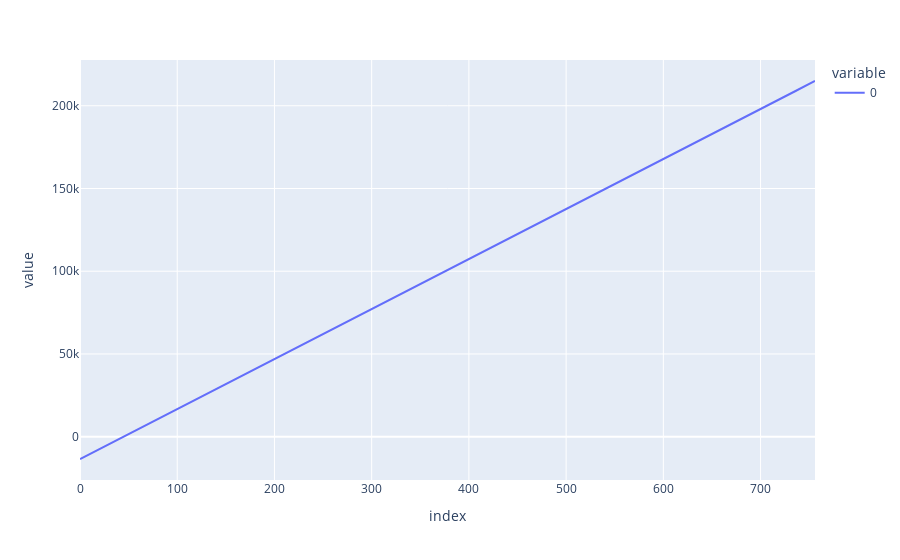

The code cell stored with this chart in its notebook:
### Markdown cell above
### Best model Prediction of USA was Linear Regression

### Code cell
px.line(y_pred1)

### Figure 1 — Plotly figure (JSON) as saved in the notebook; plotly's stock layout.template omitted (floating-point values rounded to 4 significant figures; data arrays with more than 128 entries replaced by an {"elided": "..."} marker saying what was removed)
{"data": [{"hovertemplate": "variable=0<br>index=%{x}<br>value=%{y}<extra></extra>", "legendgroup": "0", "line": {"color": "#636efa", "dash": "solid"}, "marker": {"symbol": "circle"}, "mode": "lines", "name": "0", "orientation": "v", "showlegend": true, "type": "scatter", "x": {"elided": "757 int values"}, "xaxis": "x", "y": {"elided": "757 float values"}, "yaxis": "y"}], "layout": {"legend": {"title": {"text": "variable"}, "tracegroupgap": 0}, "margin": {"t": 60}, "xaxis": {"anchor": "y", "domain": [0, 1], "title": {"text": "index"}}, "yaxis": {"anchor": "x", "domain": [0, 1], "title": {"text": "value"}}}}
